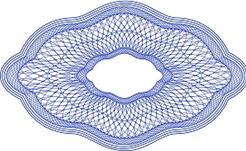
#> input picture Lab6/WM.png, 246 x 151 px
$ python main.py
#> lines starting #> are read from the running program, lines starting #| are printed output that depends on the picture; after the words box and inside, x2 and y2 are one past the last pixel; in counts of white or black regions, pixels touching at a corner belong together
from PIL import Image
import numpy as np


def convert_to_binary_image(image_path):
#> called with image_path = 'WM.png'
    image = Image.open(image_path).convert('1')  # Convert to binary
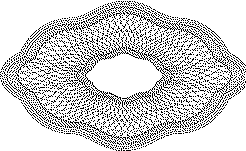
#> image: PIL image 246x151 1; 81.6% white; black in thin lines or dots
    return np.array(image)


def embed_watermark(input_image_path, watermark_binary, bit_plane):
#> called with input_image_path = 'img.png', bit_plane = 6
    image = Image.open(input_image_path)
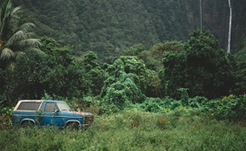
#> input picture Lab6/img.png, 246 x 151 px
#> image is the input picture: PIL image 246x151 RGB; mean R, G, B 66.1, 81.4, 62.1
    image_array = np.array(image)
    watermark_rows, watermark_cols = watermark_binary.shape
#> watermark_rows = 151; watermark_cols = 246
    img_rows, img_cols, _ = image_array.shape
#> img_rows = 151; img_cols = 246

    for i in range(img_rows):
        for j in range(img_cols):
            watermark_pixel = watermark_binary[i % watermark_rows, j % watermark_cols] # Ensures that the indices i and j wrap around when they exceed the dimensions of the watermark
            bit = 1 if watermark_pixel else 0

            # Embed bit in the specified bit plane of the blue channel
            image_array[i, j, 2] = (image_array[i, j, 2] & ~(1 << (bit_plane - 1))) | (bit << (bit_plane - 1))
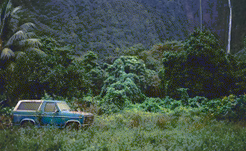
#> image_array: shape (151, 246, 3); mean R, G, B 66.1, 81.4, 71.1

    return Image.fromarray(image_array)


def text_to_bits(text):
    return ''.join(format(ord(char), '08b') for char in text)


def embed_text(input_image, text):
#> called with text = 'Hidden text here'
    image_array = np.array(input_image)
    binary_text = text_to_bits(text)
    data_index = 0
    text_length = len(binary_text)

    for i in range(image_array.shape[0]):
        for j in range(image_array.shape[1]):
            if data_index < text_length:
                image_array[i, j, 2] = (image_array[i, j, 2] & 0xFE) | int(binary_text[data_index])
                data_index += 1
#> image_array: shape (151, 246, 3); 0.19% of pixels changed, all inside (x1, y1, x2, y2) = (1, 0, 128, 1)
#> after the loop, data_index = 128

    return Image.fromarray(image_array)


def remove_watermark(input_image_path, bit_plane):
#> called with input_image_path = 'final_img.png', bit_plane = 6
    image = Image.open(input_image_path)
    image_array = np.array(image)
    rows, cols, _ = image_array.shape
#> rows = 151; cols = 246

    for i in range(rows):
        for j in range(cols):
            # Clear the specified bit plane of the blue channel
            image_array[i, j, 2] = image_array[i, j, 2] & ~(1 << (bit_plane - 1))
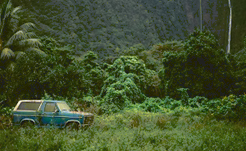
#> image_array: shape (151, 246, 3); mean R, G, B 66.1, 81.4, 45

    return Image.fromarray(image_array)

watermark_binary = convert_to_binary_image('WM.png')
watermarked_image = embed_watermark('img.png', watermark_binary, 6)  # Specify the bit plane (1-8)
embedded_text_image = embed_text(watermarked_image, "Hidden text here")
embedded_text_image.save('final_img.png')

watermarked_image_path = 'final_img.png'
unwatermarked_image = remove_watermark(watermarked_image_path, bit_plane=6)
unwatermarked_image.save('unwatermarked_img.png')
